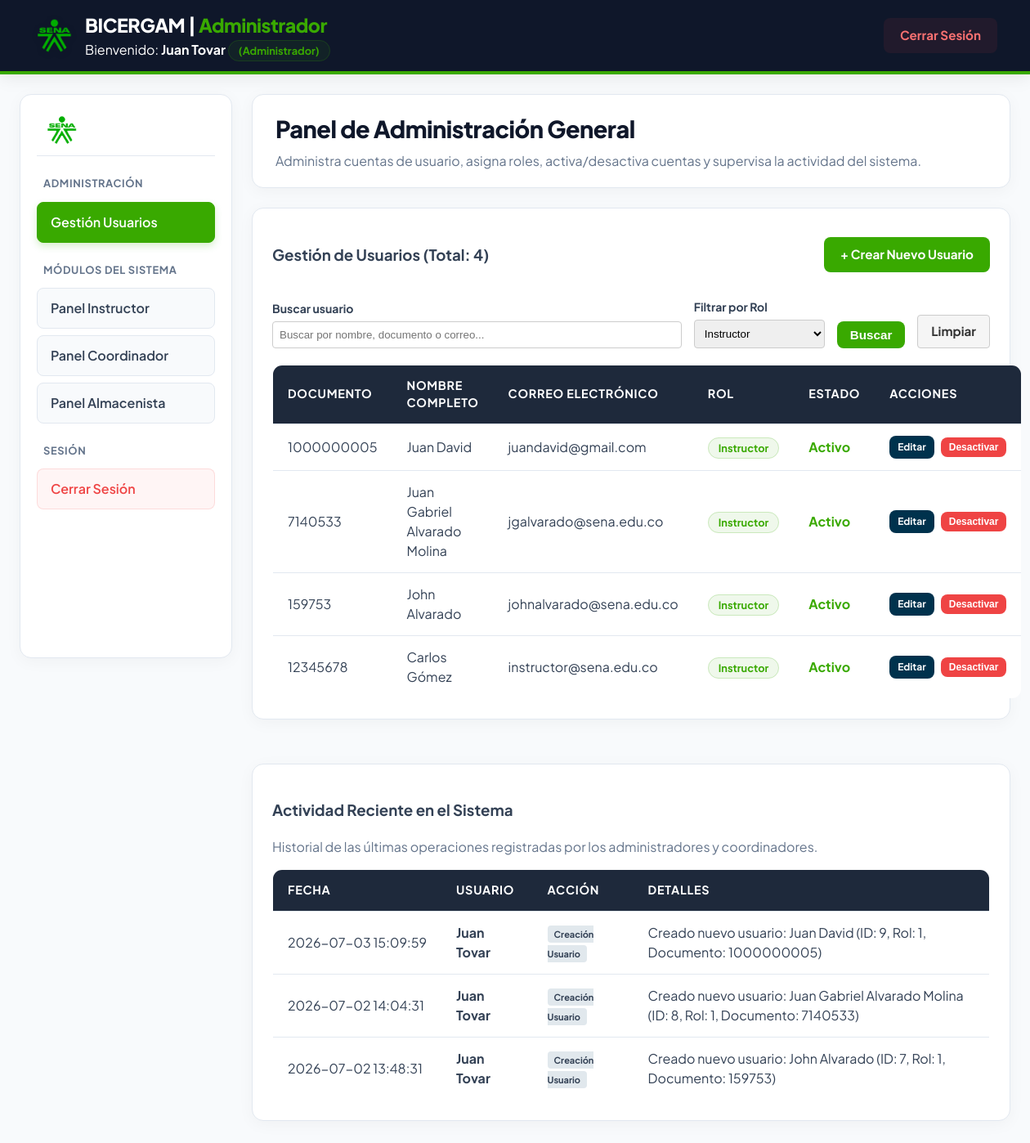
Page /Administrador/index.php?rol=1 (signed in) on the committed database.
### tables this page shows
CREATE TABLE `usuario` (
  `ID_USUARIO` int(11) NOT NULL,
  `ID_ROL` int(11) NOT NULL,
  `DOCUMENTO` varchar(20) NOT NULL,
  `NOMBRE` varchar(100) NOT NULL,
  `APELLIDO` varchar(100) NOT NULL,
  `EMAIL` varchar(100) NOT NULL,
  `PASSWORD` text NOT NULL,
  `ESTADO` enum('Activo','Inactivo','Pendiente') DEFAULT 'Activo'
);

CREATE TABLE `rol` (
  `ID_ROL` int(11) NOT NULL,
  `NOMBRE_ROL` varchar(50) NOT NULL
);

CREATE TABLE `auditoria_actividad` (
  `ID_AUDITORIA` int(11) NOT NULL,
  `ID_USUARIO` int(11) NOT NULL,
  `ACCION` varchar(255) NOT NULL,
  `DETALLE` text DEFAULT NULL,
  `FECHA` timestamp NOT NULL DEFAULT current_timestamp()
);

### Administrador/index.php (the view, shortened to what this page needs)
<?php
require_once '../conexion.php';
$usuarioNombre = htmlspecialchars($_SESSION['usuario_nombre'] ?? 'Administrador');
try {
    $pdo->exec("CREATE TABLE IF NOT EXISTS auditoria_actividad (
        ID_AUDITORIA INT AUTO_INCREMENT PRIMARY KEY,
        ID_USUARIO INT NOT NULL,
        ACCION VARCHAR(255) NOT NULL,
        DETALLE TEXT DEFAULT NULL,
        FECHA TIMESTAMP DEFAULT CURRENT_TIMESTAMP,
        FOREIGN KEY (ID_USUARIO) REFERENCES usuario(ID_USUARIO) ON DELETE CASCADE
    ) ENGINE=InnoDB DEFAULT CHARSET=utf8mb4 COLLATE=utf8mb4_unicode_ci");
} catch (Exception $e) {
    error_log('Error creando la tabla de auditoría: ' . $e->getMessage());
}
$busqueda = isset($_GET['q']) ? trim($_GET['q']) : '';
$filtroRol = isset($_GET['rol']) ? trim($_GET['rol']) : '';
try {
    $sql = "SELECT u.*, r.NOMBRE_ROL
            FROM usuario u
            INNER JOIN rol r ON u.ID_ROL = r.ID_ROL
            WHERE 1=1";
    $params = [];
    if ($filtroRol !== '') {
        $sql .= " AND u.ID_ROL = ?";
        $params[] = intval($filtroRol);
    }
    $sql .= " ORDER BY u.ID_USUARIO DESC";
    $stmt = $pdo->prepare($sql);
    $stmt->execute($params);
    $usuarios = $stmt->fetchAll();
} catch (Exception $e) {
    error_log('Error cargando usuarios: ' . $e->getMessage());
    $usuarios = [];
}
try {
    $stmtLogs = $pdo->query("SELECT a.*, u.NOMBRE, u.APELLIDO
                             FROM auditoria_actividad a
                             INNER JOIN usuario u ON a.ID_USUARIO = u.ID_USUARIO
                             ORDER BY a.FECHA DESC LIMIT 50");
    $logsActividad = $stmtLogs->fetchAll();
} catch (Exception $e) {
    error_log('Error cargando log de actividad: ' . $e->getMessage());
    $logsActividad = [];
}
$roles = [];
try {
    $roles = $pdo->query("SELECT * FROM rol ORDER BY ID_ROL")->fetchAll();
} catch (Exception $e) {
    error_log('Error cargando roles: ' . $e->getMessage());
}
?>
<!DOCTYPE html>
<html lang="es">
<head>
    <link rel="stylesheet" href="../estilos.css">
</head>
<body>
<header class="header-main">
    <div class="header-left" style="display: flex; align-items: center; gap: 15px;">
        <img src="../imagenes/sena-logo.png" alt="SENA" class="sena-logo-img">
        <div>
            <h1 class="header-title">BICERGAM | <span class="accent-color">Administrador</span></h1>
            <div class="user-greeting">Bienvenido: <strong><?= $usuarioNombre ?></strong> <span class="role-badge">(Administrador)</span></div>
        </div>
    </div>
    <div class="header-right">
        <a href="../logout.php" class="btn btn-logout">Cerrar Sesión</a>
    </div>
</header>
<div class="dashboard-page">
    <aside class="dashboard-sidebar">
        <div class="sidebar-logo">
            <img src="../imagenes/sena-logo.png" alt="SENA">
        </div>
        <div class="sidebar-group">
            <h4>Administración</h4>
            <a href="index.php" class="sidebar-link sidebar-link--primary">Gestión Usuarios</a>
        </div>
        <div class="sidebar-group">
            <h4>Módulos del Sistema</h4>
            <a href="../instructor/index.php" class="sidebar-link">Panel Instructor</a>
            <a href="../coordinador/index.php" class="sidebar-link">Panel Coordinador</a>
            <a href="../almacenista/index.php" class="sidebar-link">Panel Almacenista</a>
        </div>
        <div class="sidebar-group sidebar-group--session">
            <h4>Sesión</h4>
            <a href="../logout.php" class="sidebar-link sidebar-link--logout">Cerrar Sesión</a>
        </div>
    </aside>
    <main class="dashboard-main">
        <div class="dashboard-topbar">
            <div>
                <h2>Panel de Administración General</h2>
                <p class="dashboard-subtitle">Administra cuentas de usuario, asigna roles, activa/desactiva cuentas y supervisa la actividad del sistema.</p>
            </div>
        </div>
        <div class="panel-card" style="margin-bottom: 30px;">
            <div style="display: flex; justify-content: space-between; align-items: center; flex-wrap: wrap; gap: 15px; margin-bottom: 20px;">
                <h3>Gestión de Usuarios (Total: <?= count($usuarios) ?>)</h3>
                <a href="crear_usuario.php" class="btn btn-sena">+ Crear Nuevo Usuario</a>
            </div>
            <form method="GET" action="index.php" id="form-busqueda" style="margin-bottom: 20px;">
                <div class="search-bar" style="display: flex; gap: 15px; align-items: flex-end; flex-wrap: wrap;">
                    <div class="field-group" style="flex: 1; min-width: 200px; display: flex; flex-direction: column;">
                        <label for="q" style="font-weight: bold; margin-bottom: 5px; font-size: 14px;">Buscar usuario</label>
                        <input type="text" id="q" name="q" class="search-input" placeholder="Buscar por nombre, documento o correo..." value="<?= htmlspecialchars($busqueda) ?>" style="padding: 8px; border: 1px solid #ccc; border-radius: 4px;" autocomplete="off">
                    </div>
                    <div class="field-group" style="min-width: 160px; display: flex; flex-direction: column;">
                        <label for="rol" style="font-weight: bold; margin-bottom: 5px; font-size: 14px;">Filtrar por Rol</label>
                        <select name="rol" id="rol" class="search-input" style="padding: 8px; border: 1px solid #ccc; border-radius: 4px;">
                            <?php foreach ($roles as $r): ?>
                                <option value="<?= $r['ID_ROL'] ?>" <?= $filtroRol == $r['ID_ROL'] ? 'selected' : '' ?>><?= htmlspecialchars($r['NOMBRE_ROL']) ?></option>
                            <?php endforeach; ?>
                        </select>
                    </div>
                    <button type="submit" class="btn btn-sena" style="padding: 8px 16px;">Buscar</button>
                    <?php if ($busqueda !== '' || $filtroRol !== ''): ?>
                        <a href="index.php" class="btn btn-secondary" style="padding: 8px 16px; display: inline-flex; align-items: center; justify-content: center; text-decoration: none; border-radius: 4px; border: 1px solid #ccc; background-color: #f5f5f5; color: #333;">Limpiar</a>
                    <?php endif; ?>
                </div>
            </form>
            <table style="width: 100%; border-collapse: collapse; margin-top: 15px;">
                <thead>
                    <tr>
                        <th>Documento</th>
                        <th>Nombre Completo</th>
                        <th>Correo Electrónico</th>
                        <th>Rol</th>
                        <th>Estado</th>
                        <th>Acciones</th>
                    </tr>
                </thead>
                <tbody>
                    <?php if (empty($usuarios)): ?>
                        <tr>
                            <td colspan="6" style="text-align: center; padding: 20px;">No se encontraron usuarios.</td>
                        </tr>
                    <?php else: ?>
                        <?php foreach ($usuarios as $usr): ?>
                            <tr>
                                <td><?= htmlspecialchars($usr['DOCUMENTO']) ?></td>
                                <td><?= htmlspecialchars($usr['NOMBRE'] . ' ' . $usr['APELLIDO']) ?></td>
                                <td><?= htmlspecialchars($usr['EMAIL']) ?></td>
                                <td><span class="role-badge"><?= htmlspecialchars($usr['NOMBRE_ROL']) ?></span></td>
                                <td>
                                    <strong style="color: <?= $usr['ESTADO'] === 'Activo' ? 'var(--verde-sena)' : 'var(--alerta-rojo)' ?>;">
                                        <?= htmlspecialchars($usr['ESTADO']) ?>
                                    </strong>
                                </td>
                                <td>
                                    <div style="display: flex; gap: 8px;">
                                        <a href="editar_usuario.php?id=<?= $usr['ID_USUARIO'] ?>" class="btn btn-sena" style="padding: 5px 10px; font-size: 12px; background-color: #00324D;">Editar</a>
                                        <form action="index.php" method="POST" style="margin: 0; display: inline;">
                                            <?php if ($usr['ID_USUARIO'] === intval($_SESSION['usuario_id'])): ?>
                                                <button type="button" class="btn" style="padding: 5px 10px; font-size: 12px; border: none; background: #ccc; color: #666; cursor: not-allowed;" title="No puedes desactivarte a ti mismo" disabled>Desactivar</button>
                                            <?php elseif ($usr['ESTADO'] === 'Activo'): ?>
                                                <button type="submit" class="btn btn-danger" style="padding: 5px 10px; font-size: 12px; border: none; background: var(--alerta-rojo); color: white;">Desactivar</button>
                                            <?php else: ?>
                                                <button type="submit" class="btn" style="padding: 5px 10px; font-size: 12px; border: none; background: var(--verde-sena); color: white;">Activar</button>
                                            <?php endif; ?>
                                        </form>
                                    </div>
                                </td>
                            </tr>
                        <?php endforeach; ?>
                    <?php endif; ?>
                </tbody>
            </table>
        </div>
        <div class="panel-card">
            <h3>Actividad Reciente en el Sistema</h3>
            <p class="dashboard-subtitle">Historial de las últimas operaciones registradas por los administradores y coordinadores.</p>
            <table style="width: 100%; border-collapse: collapse; margin-top: 15px;">
                <thead>
                    <tr>
                        <th>Fecha</th>
                        <th>Usuario</th>
                        <th>Acción</th>
                        <th>Detalles</th>
                    </tr>
                </thead>
                <tbody>
                    <?php if (empty($logsActividad)): ?>
                        <tr>
                            <td colspan="4" style="text-align: center; padding: 20px;">No hay registros de actividad recientes.</td>
                        </tr>
                    <?php else: ?>
                        <?php foreach ($logsActividad as $log): ?>
                            <tr>
                                <td style="white-space: nowrap;"><?= htmlspecialchars($log['FECHA']) ?></td>
                                <td><strong><?= htmlspecialchars($log['NOMBRE'] . ' ' . $log['APELLIDO']) ?></strong></td>
                                <td><span style="background: #e1e8ed; padding: 4px 8px; border-radius: 4px; font-size: 11px; font-weight: bold;"><?= htmlspecialchars($log['ACCION']) ?></span></td>
                                <td><?= htmlspecialchars($log['DETALLE']) ?></td>
                            </tr>
                        <?php endforeach; ?>
                    <?php endif; ?>
                </tbody>
            </table>
        </div>
    </main>
</div>
</body>
</html>

### rows in the picture
usuario: DOCUMENTO "1000000005", NOMBRE+APELLIDO "Juan David", EMAIL "juandavid@gmail.com", ID_ROL.NOMBRE_ROL "Instructor", ESTADO "Activo", shows "Desactivar"
usuario: DOCUMENTO "7140533", NOMBRE+APELLIDO "Juan Gabriel Alvarado Molina", EMAIL "jgalvarado@sena.edu.co", ID_ROL.NOMBRE_ROL "Instructor", ESTADO "Activo", shows "Desactivar"
usuario: DOCUMENTO "159753", NOMBRE+APELLIDO "John Alvarado", EMAIL "johnalvarado@sena.edu.co", ID_ROL.NOMBRE_ROL "Instructor", ESTADO "Activo", shows "Desactivar"
usuario: DOCUMENTO "12345678", NOMBRE+APELLIDO "Carlos Gómez", EMAIL "instructor@sena.edu.co", ID_ROL.NOMBRE_ROL "Instructor", ESTADO "Activo", shows "Desactivar"
auditoria_actividad: FECHA "2026-07-03 15:09:59", ID_USUARIO.APELLIDO "Juan Tovar", ACCION "Creación Usuario", DETALLE "Creado nuevo usuario: Juan David (ID: 9, Rol: 1, Documento: 1000000005)"
auditoria_actividad: FECHA "2026-07-02 14:04:31", ID_USUARIO.APELLIDO "Juan Tovar", ACCION "Creación Usuario", DETALLE "Creado nuevo usuario: Juan Gabriel Alvarado Molina (ID: 8, Rol: 1, Documento: 7140533)"
auditoria_actividad: FECHA "2026-07-02 13:48:31", ID_USUARIO.APELLIDO "Juan Tovar", ACCION "Creación Usuario", DETALLE "Creado nuevo usuario: John Alvarado (ID: 7, Rol: 1, Documento: 159753)"

### other values in the picture
$usuarioNombre "Juan Tovar"
count($usuarios) "4"
form field rol "Instructor"
